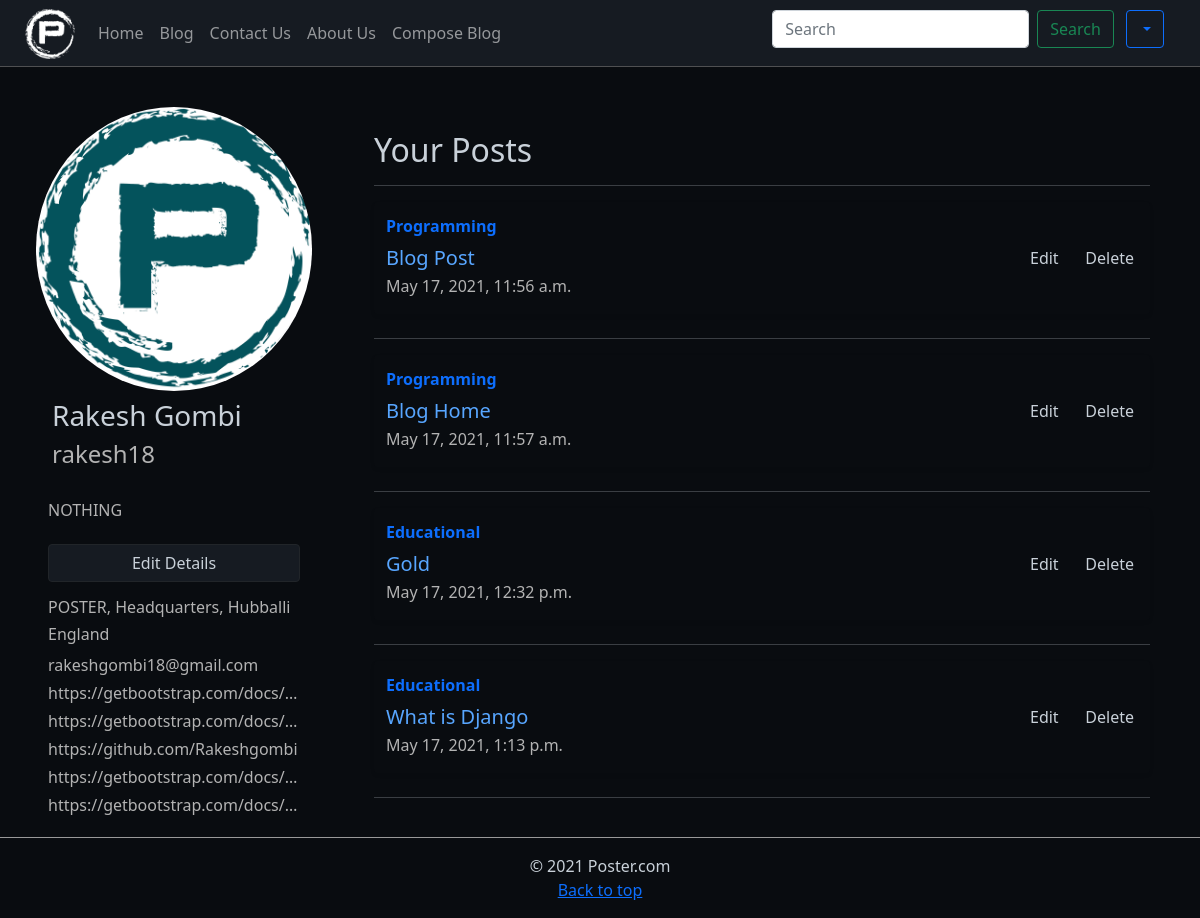
/rakesh18/ (signed in), run on an earlier commit of the app's database.
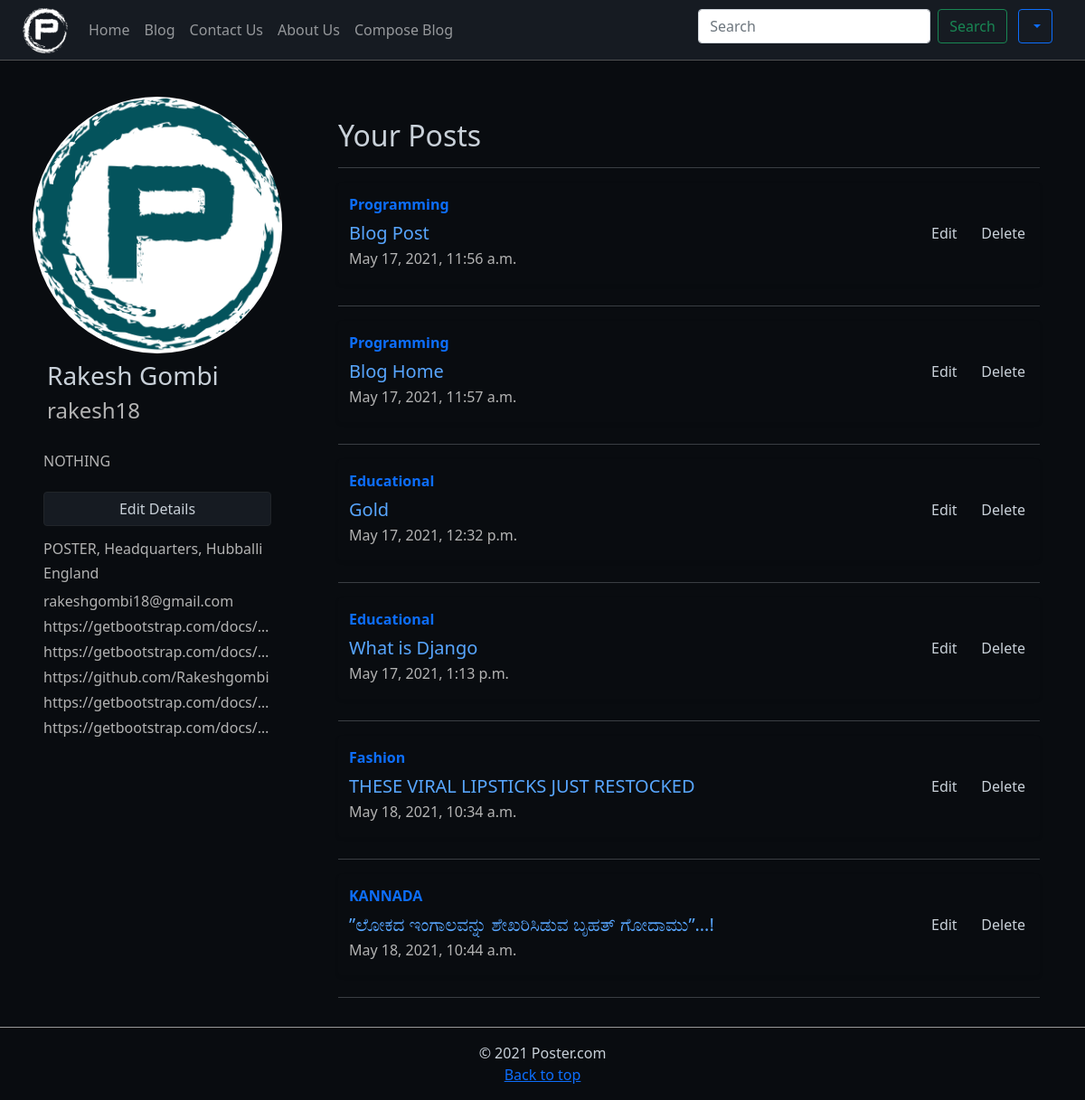
And on a later commit of the database.
### Blog/models.py (models this page shows, shortened)
class Post(models.Model):
    sno = models.AutoField(primary_key=True)
    category = models.CharField(max_length=50, default="")
    title = models.CharField(max_length=300, default="")
    author = models.CharField(max_length=255, default="")
    content = RichTextField(blank=True, null=True)
    slug = models.CharField(max_length=350)
    views = models.IntegerField(default=0)
    timestamp = models.DateTimeField(auto_now_add=True)

### Home/views.py (the view, shortened to what this page needs)
# urls.py: path('<str:slug>/', views.userSettings, name="userSettings"),
def userSettings(request, slug):
    username = get_object_or_404(User, username=slug)
    user = User.objects.filter(username=username).first()
    allPost = Post.objects.filter(author=username)
    profile = Profile.objects.filter(user=user).first()
    context = {"user": user, "profile": profile, "allPosts": allPost}
    if not(request.user.is_authenticated and request.user == username):
        context['flag'] = True
        return render(request, "home/userProfile.html", context)
    else:
        return render(request, "home/userSettings.html", context)

### templates/home/usersettings.html (shortened to what the changed rows need)
{% extends 'base.html' %}
{% load static %}
{% block body %}
{% if user.is_authenticated %}
{% if user.username == profile.user.username %}
<main class="bg-black0 text-light row mx-0 py-3">
  <div class="container mt-5 col-lg-8">
    {% if allPosts.count > 0 %}
    <h2 class="">Your Posts</h2>
    <hr>
    {% for post in allPosts %}
    <div
      class="row no-gutters rounded overflow-hidden flex-md-row mb-4 shadow-sm h-md-250 my-2 position-relative  bg-black0 text-light p-1 col-lg-12 mx-auto">
      <div class="col p-2 d-flex flex-column position-static  text-light justify col-12 col-sm-10">
        <strong class="d-inline-block mb-2 text-primary">{{post.category}}</strong>
        <h5 class="mb-1"><a href="/blog/{{post.slug}}" class="text-link">{{ post.title }}</a></h5>
        <div class="mb-1 text-muted">{{post.timestamp}}</div>
      </div>
      <div class="d-flex text-light justify col col-lg-2 d-flex justify-content-between align-items-center">
        <a href="/blog/{{request.user}}/editpost/{{post.slug}}/" role="button"
          class="text-light text-decoration-none "> Edit</a>
        <a role="button" class=" text-decorartion-none text-light text-decoration-none" data-bs-toggle="modal"
          data-bs-target="#staticBackdrop"> Delete</a>
      </div>
    </div>
    <hr>
    {% endfor %}
  </div>
  {% else %}
  <h5>No Posts Yet</h5>
  <li class="py-2"><a class="text-decoration-none text-light" href="/blog/composeblog/"><i class="far fa-edit"></i>
      Compose
      Blog</a></li>
  {% endif %}
</main>
{% else %}
you Are not allowed to here! (and you know it)
{% endif %}
{% else %}
You are not the correct user to edit this page...
{% endif %}
{% endblock body %}

What changed in the data, as far as the page shows it:
added Post: category "Fashion", title "THESE VIRAL LIPSTICKS JUST RESTOCKED", timestamp "May 18, 2021, 10:34 a.m."
added Post: category "KANNADA", title "”ಲೋಕದ ಇಂಗಾಲವನ್ನು ಶೇಖರಿಸಿಡುವ ಬೃಹತ್ ಗೋದಾಮು”…!", timestamp "May 18, 2021, 10:44 a.m."
